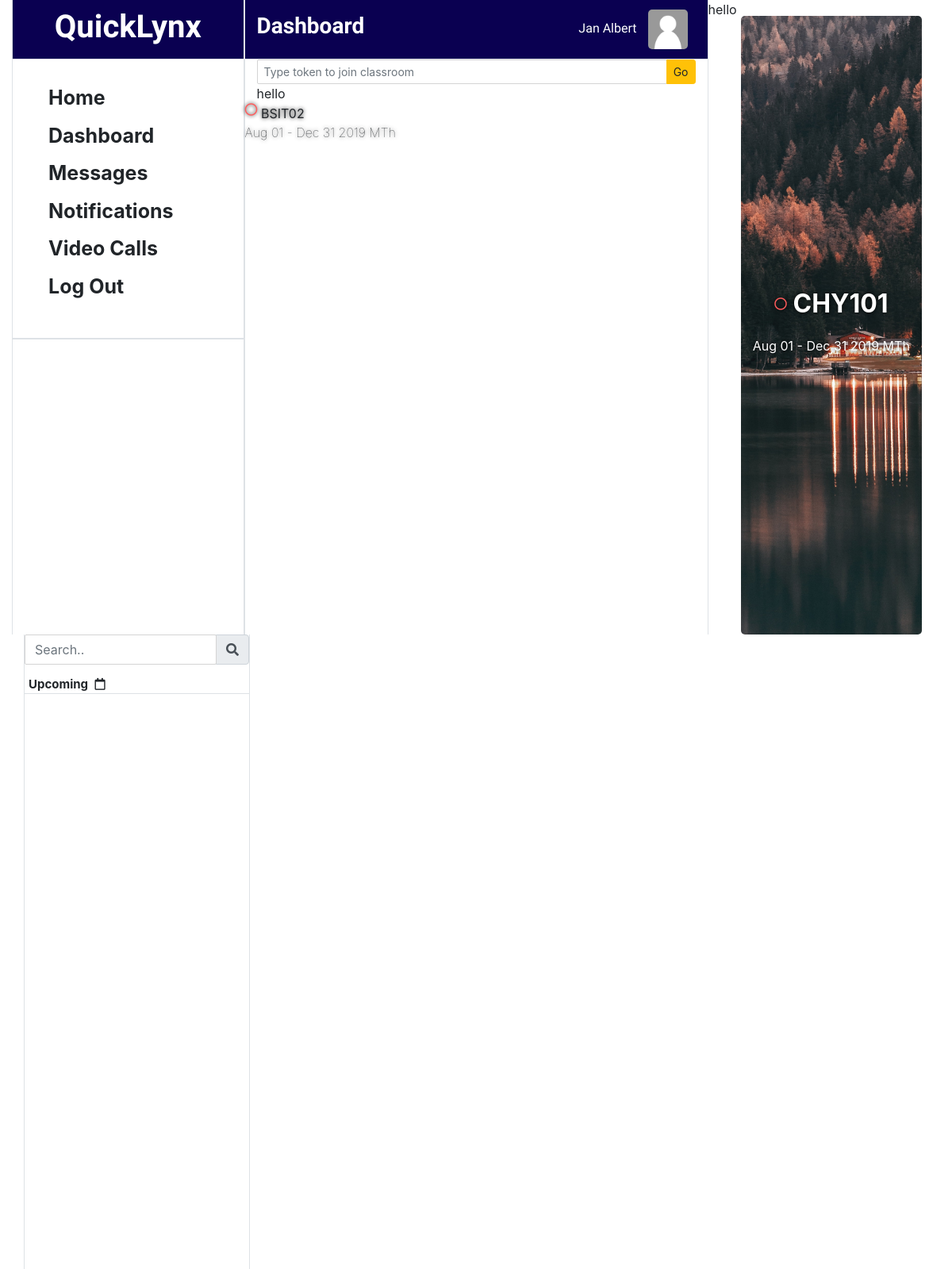
Before: /dashboard/ (signed in) with the older database file.
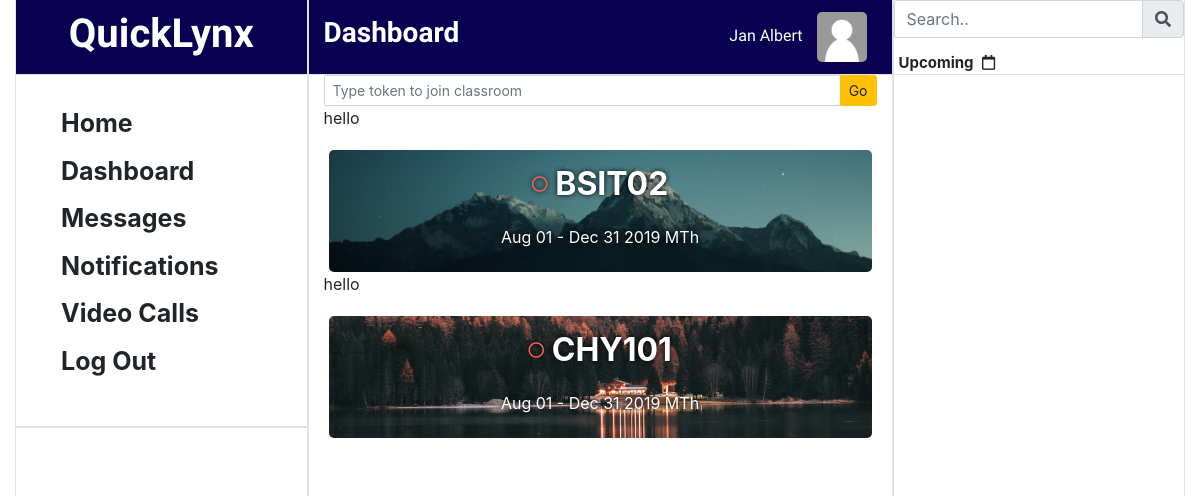
After: the same page with the newer database file.
### app/models.py (models this page shows, shortened)
class Student(models.Model):
    account = models.ForeignKey(Account, on_delete=models.CASCADE, blank=True, null=True)
    classroom = models.ManyToManyField(Classroom, blank=True)
    upvoted_post = models.ManyToManyField(Post, blank=True, related_name='upvoted_post_stud')
    downvoted_post = models.ManyToManyField(Post, blank=True, related_name='downvoted_post_stud')
    class Meta:
        db_table = "student"

class Account(models.Model):
    first_name = models.CharField(max_length=50)
    last_name = models.CharField(max_length=50, blank=True, null=True)
    school_id = models.CharField(max_length=50)
    propix = models.ImageField(upload_to='pictures', blank=True, null=True)
    login = models.ForeignKey(Login, on_delete=models.CASCADE)
    class Meta:
        db_table = 'account'

class Classroom(models.Model):
    room_name = models.CharField(max_length=50)
    time_start = models.TimeField(null=True)
    time_end = models.TimeField(null=True)
    days = models.CharField(max_length=10)
    date_start = models.DateField(null=True)
    date_end = models.DateField(null=True)
    year_start = models.CharField(max_length=4, null=True, blank=True)
    year_end = models.CharField(max_length=4, null=True, blank=True)
    semester = models.CharField(max_length=25, choices=semester_choices, default="1st Semester")
    headerpix = models.ImageField(upload_to="media", blank=True, null=True)
    invite_token = models.CharField(max_length=20, null=True, blank=True)
    class Meta:
        db_table = "Classroom"

### app/views.py (the view, shortened to what this page needs)
# urls.py: path('dashboard/', views.dashboard, name='dashboard'),
def dashboard(request):
    if request.session.is_empty():
        return redirect('/')
    email_session = request.session.get('email')
    if email_session == None:
        return redirect('/logout/')
    login = Login.objects.get(email=email_session)
    if login.category == "STUDENT":
        context = {
            'posts': Post.objects.all(),
            'events': Event.objects.all(),
            'account': Student.objects.select_related().get(account__login__email=email_session),
            'students': Student.objects.all(),
        }
    return render(request, 'dashboard.html', context)

### app/templates/dashboard.html (shortened to what this page needs)
<!DOCTYPE html>
<html lang="en">
<head>
    <link rel="stylesheet" href="https://stackpath.bootstrapcdn.com/bootstrap/4.3.1/css/bootstrap.min.css">
    <link rel="stylesheet" href="../static/css/style.css">
    <link rel="stylesheet" href="https://use.fontawesome.com/releases/v5.7.0/css/all.css">
</head>
<body onload="init()">
    <div class="container-fluid">
        <div class="container">
            <div class="row">
                <div class="col-3 border-right border-left" style="min-height: 100vh;">
                    <div class="row border-bottom text-center" style="min-height: 75px; background: rgb(10, 0, 81); color: white">
                        <div class="col">
                            <h1 style="margin-top: 10px;">QuickLynx</h1>
                        </div>
                    </div>
                    <div class="row sticky-top">
                        <div class="container border-bottom" style="padding: 20px;">
                            <div class="row">
                                <ul>
                                    <li class="links"><a href="/home/">Home</a></li>
                                    <li class="links"><a href="/dashboard/">Dashboard</a></li>
                                    <li class="links"><a href="/message/">Messages</a></li>
                                    <li class="links"><a href="#">Notifications</a></li>
                                    <li class="links"><a href="#">Video Calls</a></li>
                                    <li class="links"><a href="/logout/">Log Out</a></li>
                                </ul>
                            </div>
                        </div>
                        <div class="container border-top" style="padding: 20px;">
                        </div>
                    </div>
                </div>
                <div class="col-6 border-right border-left" style="min-height: 100vh;">
                    <div class="row border-bottom" style="min-height: 75px; background: rgb(10, 0, 81); color: white">
                        <div class="aligner col">
                            <h3>Dashboard</h3>
                            <span style="font-family: 'Fjalla One', sans-serif;">{{account.account.first_name}}
                                {%if account.account.propix|length == 0 %}
                                    <img src="../media/pictures/default_avatar-2.gif" alt="" style="object-fit: cover; border-radius: 5px; margin: 0 10px 0" height="50px" width="50px">
                                {%endif%}
                            </span>
                        </div>
                    </div>
                    {%if account.account.login.category == "STUDENT"%}
                    <div class="row text-center">
                        <form action="/joinclassroom/" class="col" method="POST">{%csrf_token%}
                            <div class="input-group">
                                <input type="text" class="form-control form-control-sm" name="token" placeholder="Type token to join classroom">
                                <div class="input-group-append">
                                    <button class="btn btn-warning btn-sm" type="submit">Go</button>
                                </div>
                            </div>
                        </form>
                    </div>
                    {%endif%}
                    {% now "Y-m-d" as todays_date%}
                    {%for classroom in account.classroom.all%}
                    {%if todays_date > classroom.date_end|date:"Y-m-d"%}
                    hello
                    {%endif%}
                        <div class="row">
                            {% if classroom.headerpix|length > 0 %}
                                <div class="card-selector col text-center row-course" style="color: white; background: url({{classroom.headerpix.url}}); background-size: cover; background-position:center" onclick="location.href='/classroom/{{classroom.room_name}}'">
                            {%endif%}
                                <p style="text-shadow: 0 0 5px black;">{%if todays_date < classroom.date_end|date:"Y-m-d"%}<i class="far fa-circle" style="color: rgb(105, 255, 92); font-size: 1rem; vertical-align:5px"></i>{%else%}<i class="far fa-circle" style="color: rgb(255, 92, 92); font-size: 1rem; vertical-align:5px">{%endif%}</i>&nbsp;{{classroom.room_name}} <br><span style="font-size: 1rem; font-weight: lighter">{{classroom.date_start|date:"M d"}} - {{classroom.date_end|date:"M d Y"}} {{classroom.days}}</span></p>
                            </div>
                        </div>
                    {%endfor%}
                </div>
                <div class="col-3 border-right border-left text-center" style="min-height: 100vh;">
                    <div class="row border-bottom sticky-top" style="min-height: 75px;">
                        <form action="#" class="text-center">
                            <div class="input-group">
                                <input type="text" class="form-control" placeholder="Search..">
                                <div class="input-group-append">
                                    <span class="input-group-text"><i class="fas fa-search"></i></span>
                                </div>
                            </div>
                        </form>
                        <span class="links" style="margin: 0 5px 0;font-size: 15px; align-self:flex-end">Upcoming <i class="control-img far fa-calendar" title="Create Event"></i></span>
                    </div>
                </div>
            </div>
        </div>
    </div>
</body>
</html>

### app/static/css/style.css (style rules this page uses)
html { overflow-y: scroll; }
@media (min-width: 1200px) { body .container { max-width: 1250px; } }
h3, h6, h1 { font-family: 'Fjalla One', sans-serif; font-weight: bolder; }
input { border:rgb(212, 212, 212) 1px solid !important; border-radius: 2px !important; }
.card-selector { margin: 20px 20px 20px; display: flex; align-items: center; justify-content: center; border-radius: 5px; transition: all 0.2s ease-in-out; color: black; padding-top: 10px; cursor: pointer; }
.card-selector p { font-size: xx-large; font-weight: 700; }
.row-course { margin-bottom: 0; }

### app/templates/dashboard.html (style rules this page uses)
body { margin: 0; }
li { list-style-type: none; }
.links { font-size: 25px; font-weight: bolder; margin: 10px 0 10px; }
li a { text-decoration: none !important; color: rgb(33,37, 41); transition: 0.1s; outline: 0; }
.control-img { margin: 0 5px 0; cursor: pointer; }
.aligner { display: flex; align-items: center; justify-content: space-between; }

Changed rows visible on the page:
changed Classroom "BSIT02": headerpix: picture added; headerpix "media/bence-boros-2WpkG7DzBRI-unsplash.jpg" → "media/daniel-leone-v7daTKlZzaw-unsplash.jpg" (drawn)
